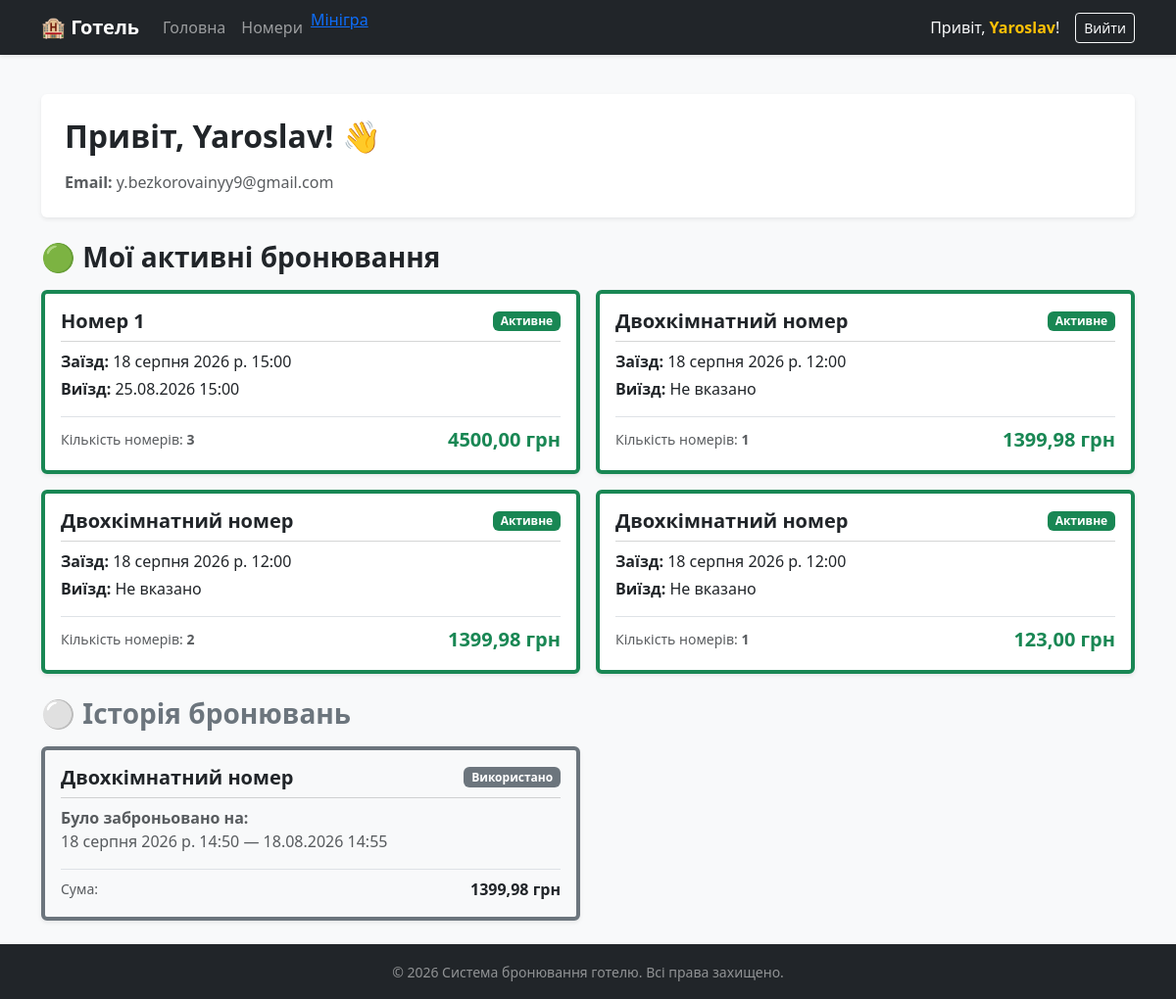
Page /profile (signed in) on the earlier database version.
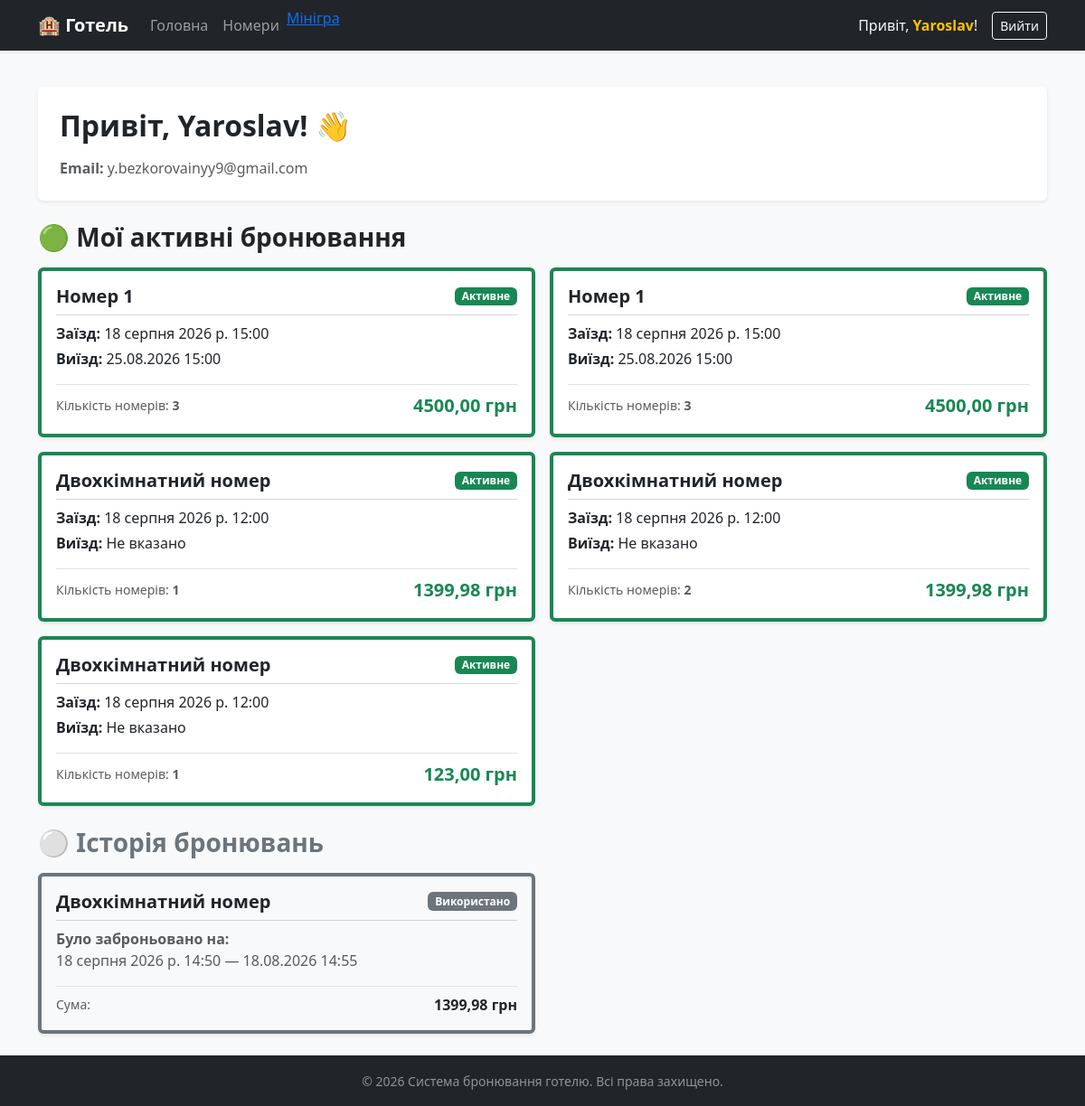
Same page on the later database version.
### booking/models.py (models this page shows, shortened)
class Booking(models.Model):
    class StatusChoices(models.TextChoices):
        PENDING = 'pending', 'Очікує оплати'
        PAID = 'paid', 'Оплачено'
        CANCELLED = 'cancelled', 'Скасовано'
    user = models.ForeignKey(
        settings.AUTH_USER_MODEL,
        on_delete=models.CASCADE,
        related_name="bookings",
        verbose_name="Клієнт"
    )
    quantity = models.PositiveIntegerField(default=1, verbose_name="Кількість номерів")
    session = models.ForeignKey(
        CheckInSession,
        on_delete=models.PROTECT,
        related_name="bookings",
        verbose_name="Сеанс заїзду"
    )
    booking_date = models.DateTimeField(
        auto_now_add=True,
        verbose_name="Дата та час бронювання"
    )
    status = models.CharField(
        max_length=20,
        choices=StatusChoices.choices,
        default=StatusChoices.PENDING,
        verbose_name="Статус"
    )
    total_price = models.DecimalField(
        max_digits=10,
        decimal_places=2,
        verbose_name="Загальна вартість"
    )
    class Meta:
        verbose_name = "Бронювання"
        verbose_name_plural = "Бронювання"

class CheckInSession(models.Model):
    room = models.ForeignKey(RoomType, on_delete=models.CASCADE,related_name='checkinsessions',verbose_name='Кімната у готелі')
    date = models.DateField(verbose_name='Дата заїзду')
    start_time = models.TimeField(verbose_name="Час заїзду (Check-in)")
    check_out = models.DateTimeField(verbose_name="Дата та час виїзду", null=True, blank=True)
    available_spots = models.PositiveIntegerField(verbose_name="Доступно вільних номерів")
    @property
    def is_past(self):
        if self.check_out:
            return timezone.now() > self.check_out
        return False
    class Meta:
        verbose_name = "Сеанс заїзду"
        verbose_name_plural = "Сеанси заїзду"
        ordering = ['date', 'start_time']

class RoomType(models.Model):
    title = models.CharField(max_length=100, verbose_name='Назва')
    description = models.TextField(verbose_name='Опис',blank=True)
    rooms = models.PositiveIntegerField(default=1,verbose_name='Кількість кімнат у номері')
    total_inventory = models.PositiveIntegerField(validators=[MinValueValidator(1)],verbose_name="Загальна кількість таких номерів у готелі")
    price = models.DecimalField(max_digits=10, decimal_places=2, verbose_name="Базова ціна")
    amenities = models.JSONField(default=list, blank=True, verbose_name="Зручності (Wi-Fi, кондиціонер тощо)")
    class Meta:
        verbose_name = "Тип номеру"
        verbose_name_plural = "Типи номерів"

### booking/views.py (the view)
# urls.py: path('profile',views.profile_view,name='profile'),
@login_required
def profile_view(request):
    all_bookings = Booking.objects.filter(user=request.user).order_by('-booking_date')
    active_bookings = []
    past_bookings = []
    for booking in all_bookings:
        if booking.session.is_past:
            past_bookings.append(booking)
        else:
            active_bookings.append(booking)
    return render(request, 'booking/profile.html', {
        'active_bookings': active_bookings,
        'past_bookings': past_bookings,
    })

### templates/booking/profile.html (shortened to what this page needs)
{% extends 'booking/base.html' %}
{% block content %}
<div class="row g-4">
    <div class="col-12">
        <div class="card shadow-sm border-0 bg-white p-2">
            <div class="card-body">
                <h2 class="card-title fw-bold mb-3">Привіт, {{ request.user.username }}! 👋</h2>
                <div class="row text-muted">
                    <div class="col-md-6 mb-2 mb-md-0">
                        <strong>Email:</strong> {{ request.user.email|default:"Не вказано" }}
                    </div>
                </div>
            </div>
        </div>
    </div>
    <div class="col-12">
        <h3 class="fw-bold mb-3">🟢 Мої активні бронювання</h3>
        {% if active_bookings %}
            <div class="row row-cols-1 row-cols-md-2 g-3">
                {% for booking in active_bookings %}
                    <div class="col">
                        <div class="card h-100 shadow-sm border-success border-start border-4">
                            <div class="card-body">
                                <div class="d-flex justify-content-between align-items-center mb-2">
                                    <h5 class="card-title fw-bold m-0">{{ booking.session.room.title }}</h5>
                                    <span class="badge bg-success">Активне</span>
                                </div>
                                <hr class="my-2 text-muted">
                                <p class="card-text mb-1">
                                    <strong>Заїзд:</strong> {{ booking.session.date }} {{ booking.session.start_time }}
                                </p>
                                <p class="card-text mb-2">
                                    <strong>Виїзд:</strong> {{ booking.session.check_out|date:"d.m.Y H:i"|default:"Не вказано" }}
                                </p>
                                <div class="d-flex justify-content-between align-items-center mt-3 pt-2 border-top">
                                    <small class="text-muted">Кількість номерів: <strong>{{ booking.quantity }}</strong></small>
                                    <span class="fw-bold text-success fs-5">{{ booking.total_price }} грн</span>
                                </div>
                            </div>
                        </div>
                    </div>
                {% endfor %}
            </div>
        {% else %}
            <div class="alert alert-light border shadow-sm">
                У тебе поки немає активних бронювань. Час щось забронювати! 😉
            </div>
        {% endif %}
    </div>
    <div class="col-12 mt-4">
        <h3 class="fw-bold mb-3 text-secondary">⚪ Історія бронювань</h3>
        {% if past_bookings %}
            <div class="row row-cols-1 row-cols-md-2 g-3">
                {% for booking in past_bookings %}
                    <div class="col">
                        <div class="card h-100 shadow-sm border-secondary border-start border-4 bg-light">
                            <div class="card-body text-muted">
                                <div class="d-flex justify-content-between align-items-center mb-2">
                                    <h5 class="card-title fw-bold m-0 text-dark">{{ booking.session.room.title }}</h5>
                                    <span class="badge bg-secondary">Використано</span>
                                </div>
                                <hr class="my-2">
                                <p class="card-text mb-1">
                                    <strong>Було заброньовано на:</strong><br>
                                    {{ booking.session.date }} {{ booking.session.start_time }} — {{ booking.session.check_out|date:"d.m.Y H:i"|default:"не вказано" }}
                                </p>
                                <div class="d-flex justify-content-between align-items-center mt-3 pt-2 border-top">
                                    <small>Сума:</small>
                                    <span class="fw-bold text-dark">{{ booking.total_price }} грн</span>
                                </div>
                            </div>
                        </div>
                    </div>
                {% endfor %}
            </div>
        {% else %}
            <div class="alert alert-light border text-muted shadow-sm">
                Твоя історія порожня.
            </div>
        {% endif %}
    </div>
</div>
{% endblock %}

### templates/booking/base.html (shortened to what this page needs)
{%load static%}
<!DOCTYPE html>
<html lang="uk">
<head>
    <link href="https://cdn.jsdelivr.net/npm/bootstrap@5.3.2/dist/css/bootstrap.min.css" rel="stylesheet">
</head>
<body class="bg-light d-flex flex-column min-vh-100">
    <nav class="navbar navbar-expand-lg navbar-dark bg-dark shadow-sm">
        <div class="container">
            <a class="navbar-brand fw-bold" href="{% url 'home' %}">🏨 Готель</a>
            <div class="collapse navbar-collapse" id="navbarNav">
                <ul class="navbar-nav me-auto">
                    <li class="nav-item">
                        <a class="nav-link" href="{% url 'home' %}">Головна</a>
                    </li>
                    <li class="nav-item">
                        <a class="nav-link" href="{% url 'room_type_list' %}">Номери</a>
                    </li>
                    <li>
                        <a href="{%url 'minigame'%}">Мінігра</a>
                    </li>
                </ul>
                <div class="d-flex align-items-center gap-3">
                    {% if user.is_authenticated %}
                        <span class="text-light">Привіт, <a href="{% url 'profile' %}" class="text-warning text-decoration-none fw-bold">{{ user.username }}</a>!</span>
                        <form action="{% url 'logout' %}" method="post" class="m-0">
                            <button type="submit" class="btn btn-outline-light btn-sm">Вийти</button>
                        </form>
                    {% else %}
                        <a href="{% url 'login' %}" class="btn btn-outline-light btn-sm">Авторизуватись</a>
                        <a href="{% url 'register' %}" class="btn btn-warning btn-sm">Реєстрація</a>
                    {% endif %}
                </div>
            </div>
        </div>
    </nav>
    <main class="container my-4 flex-grow-1">
        {% block content %}{% endblock %}
    </main>
    <footer class="bg-dark text-white-50 text-center py-3 mt-auto">
        <div class="container">
            <small>&copy; 2026 Система бронювання готелю. Всі права захищено.</small>
        </div>
    </footer>
</body>
</html>

Differences in the rows shown:
added Booking: session.room "Номер 1", session "18 серпня 2026 р.", session.start_time "15:00", session.check_out "25.08.2026 15:00", quantity "3", total_price "4500,00", shown under "🟢 Мої активні бронювання"
